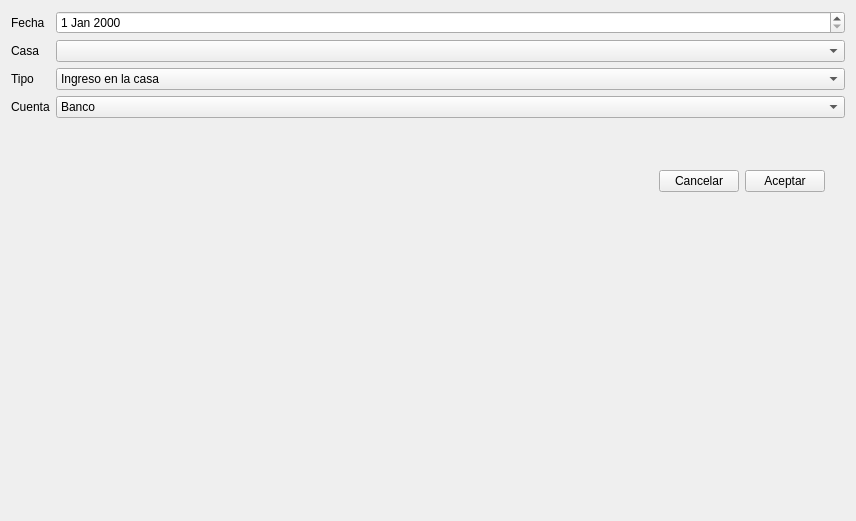
<?xml version="1.0" encoding="UTF-8"?>
<ui version="4.0">
 <class>Form</class>
 <widget class="QWidget" name="Form">
  <property name="geometry">
   <rect>
    <x>0</x>
    <y>0</y>
    <width>856</width>
    <height>521</height>
   </rect>
  </property>
  <property name="windowTitle">
   <string>Form</string>
  </property>
  <layout class="QVBoxLayout" name="verticalLayout">
   <item>
    <layout class="QHBoxLayout" name="horizontalLayout">
     <item>
      <layout class="QFormLayout" name="formLayout_2">
       <item row="0" column="0">
        <widget class="QLabel" name="label_8">
         <property name="text">
          <string>Fecha</string>
         </property>
        </widget>
       </item>
       <item row="1" column="0">
        <widget class="QLabel" name="label">
         <property name="text">
          <string>Casa</string>
         </property>
        </widget>
       </item>
       <item row="1" column="1">
        <widget class="QComboBox" name="cmbRegion">
         <property name="editable">
          <bool>false</bool>
         </property>
        </widget>
       </item>
       <item row="2" column="1">
        <widget class="QComboBox" name="cmbSport">
         <item>
          <property name="text">
           <string>Ingreso en la casa</string>
          </property>
         </item>
         <item>
          <property name="text">
           <string>Transferencia a la cuenta</string>
          </property>
         </item>
        </widget>
       </item>
       <item row="2" column="0">
        <widget class="QLabel" name="label_2">
         <property name="text">
          <string>Tipo</string>
         </property>
        </widget>
       </item>
       <item row="4" column="1">
        <layout class="QGridLayout" name="gridLayout_2">
         <item row="2" column="3">
          <widget class="QPushButton" name="btnAccept">
           <property name="maximumSize">
            <size>
             <width>100</width>
             <height>16777215</height>
            </size>
           </property>
           <property name="text">
            <string>Aceptar</string>
           </property>
          </widget>
         </item>
         <item row="2" column="2">
          <widget class="QPushButton" name="btnCancel">
           <property name="maximumSize">
            <size>
             <width>100</width>
             <height>16777215</height>
            </size>
           </property>
           <property name="text">
            <string>Cancelar</string>
           </property>
          </widget>
         </item>
         <item row="2" column="4">
          <spacer name="horizontalSpacer_3">
           <property name="orientation">
            <enum>Qt::Horizontal</enum>
           </property>
           <property name="sizeType">
            <enum>QSizePolicy::Fixed</enum>
           </property>
           <property name="sizeHint" stdset="0">
            <size>
             <width>20</width>
             <height>20</height>
            </size>
           </property>
          </spacer>
         </item>
         <item row="2" column="0">
          <spacer name="horizontalSpacer_2">
           <property name="orientation">
            <enum>Qt::Horizontal</enum>
           </property>
           <property name="sizeHint" stdset="0">
            <size>
             <width>40</width>
             <height>20</height>
            </size>
           </property>
          </spacer>
         </item>
         <item row="0" column="3" rowspan="2">
          <spacer name="verticalSpacer">
           <property name="orientation">
            <enum>Qt::Vertical</enum>
           </property>
           <property name="sizeHint" stdset="0">
            <size>
             <width>20</width>
             <height>40</height>
            </size>
           </property>
          </spacer>
         </item>
        </layout>
       </item>
       <item row="0" column="1">
        <widget class="QDateEdit" name="dateEdit"/>
       </item>
       <item row="3" column="0">
        <widget class="QLabel" name="label_3">
         <property name="text">
          <string>Cuenta</string>
         </property>
        </widget>
       </item>
       <item row="3" column="1">
        <widget class="QComboBox" name="comboBox">
         <item>
          <property name="text">
           <string>Banco</string>
          </property>
         </item>
         <item>
          <property name="text">
           <string>Paypal</string>
          </property>
         </item>
         <item>
          <property name="text">
           <string>Skrill</string>
          </property>
         </item>
        </widget>
       </item>
      </layout>
     </item>
    </layout>
   </item>
  </layout>
 </widget>
 <resources/>
 <connections/>
</ui>
